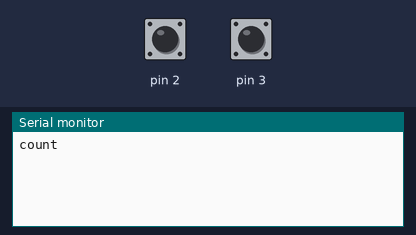
The sketch below on a simulated Arduino Uno, built with avr-gcc and run on an emulated ATmega328P. Parts: the last lines printed to the serial monitor. Inputs (shaded band) come from the test bench; at power-on: pin 2 HIGH, pin 3 HIGH.

Above: at 1.2 s.
1.3 s: pin 2 pulled LOW for 0.15 s
At 2.2 s:
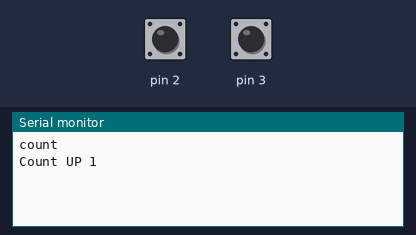
2.9 s: pin 3 pulled LOW for 0.15 s
At 3.4 s:
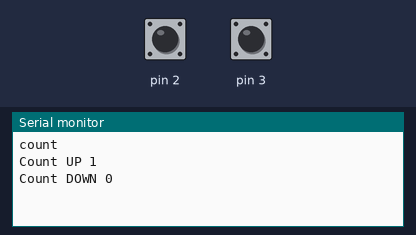
4.5 s: pin 3 pulled LOW for 1 s
At 5.8 s:
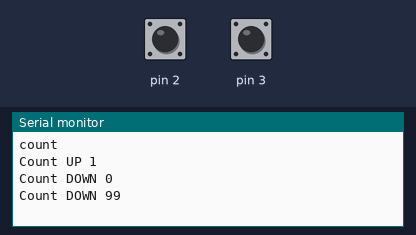
7.0 s: pin 2 pulled LOW for 1 s
At 7.7 s:
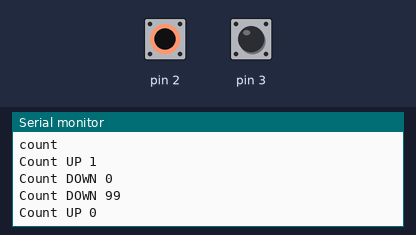

The sketch:

lab3_1.ino
```cpp
bool lastStateS1 = 1;
bool presentStateS1;
bool lastStateS2 = 1;
bool presentStateS2;

int count = 0;

void setup()
{
    Serial.begin(115200);
    Serial.println("count");
    pinMode(2, INPUT_PULLUP);
    pinMode(3, INPUT_PULLUP);
}

void loop()
{

    presentStateS1 = digitalRead(2);
    presentStateS2 = digitalRead(3);
    if (lastStateS1 == 1)
    {
        if (presentStateS1 == 0)
        {
            delay(100);
            if (presentStateS1 == 0 && count < 99)
            {
                count++;
                Serial.print("Count UP ");
                Serial.println(count);
                delay(200);
            }
            else
            {
                count = 0;
                Serial.print("Count UP ");
                Serial.println(count);
            }
        }
    }
    if (lastStateS2 == 1)
    {

        if (presentStateS2 == 0)
        {
            delay(100);
            if (presentStateS2 == 0 && count > 0)
            {
                count--;
                Serial.print("Count DOWN ");
                Serial.println(count);
                delay(200);
            }
            else
            {
                count = 99;
                Serial.print("Count DOWN ");
                Serial.println(count);
            }
        }
    }
    lastStateS1 = presentStateS1;
    lastStateS2 = presentStateS2;
}
```

Measured:
- after the input at 1.3 s, the serial monitor: prints a new line after 0.10 s (image 1)
- after the input at 2.9 s, the serial monitor: prints a new line after 0.10 s (image 2)
- after the input at 4.5 s, the serial monitor: prints a new line after 0.10 s (image 3)
- after the input at 7.0 s, the serial monitor: prints a new line after 0.10 s (image 4)
